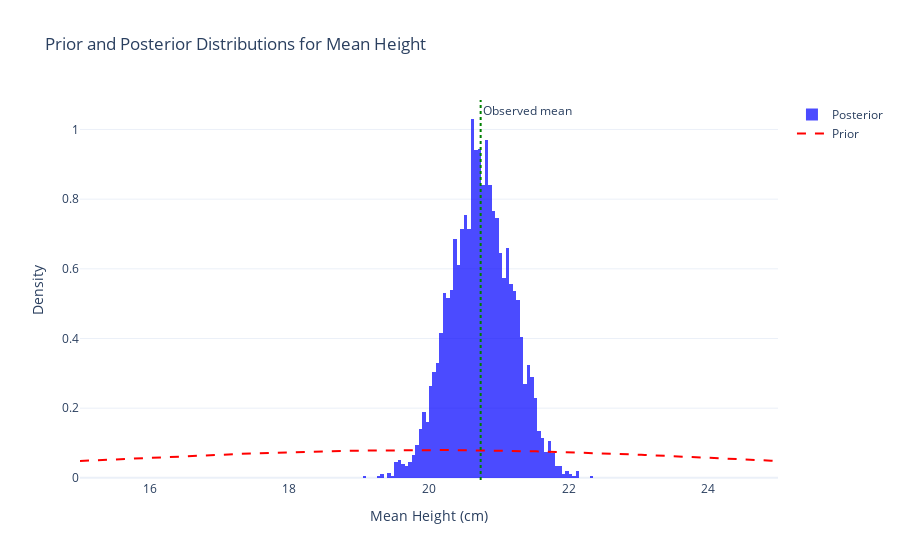

Write notebook code for a chart like this one.
### Markdown cell above
Let's visualize what happened. We started with a prior belief (mean around 20, quite uncertain), observed data, and PyMC combined them to give us a posterior distribution:

### Code cell
# Extract posterior samples
posterior_samples = trace.posterior['mu'].values.flatten()

# Create figure
fig = go.Figure()

# Plot posterior distribution
fig.add_trace(go.Histogram(
    x=posterior_samples,
    histnorm='probability density',
    name='Posterior',
    opacity=0.7,
    marker_color='blue'
))

# Add prior distribution for comparison
x_range = np.linspace(15, 25, 200)
prior_density = stats.norm.pdf(x_range, 20, 5)
fig.add_trace(go.Scatter(
    x=x_range,
    y=prior_density,
    mode='lines',
    name='Prior',
    line=dict(color='red', width=2, dash='dash')
))

# Mark the observed mean
fig.add_vline(x=plant_heights.mean(), line_dash="dot", 
              line_color="green",
              annotation_text="Observed mean")

fig.update_layout(
    title='Prior and Posterior Distributions for Mean Height',
    xaxis_title='Mean Height (cm)',
    yaxis_title='Density',
    showlegend=True
)

fig.show()

### Figure 1 — Plotly figure (JSON) as saved in the notebook; plotly's stock layout.template omitted (floating-point values rounded to 4 significant figures; data arrays with more than 128 entries replaced by an {"elided": "..."} marker saying what was removed)
{"data": [{"histnorm": "probability density", "marker": {"color": "blue"}, "name": "Posterior", "opacity": 0.7, "type": "histogram", "x": {"elided": "4000 float values"}}, {"line": {"color": "red", "dash": "dash", "width": 2}, "mode": "lines", "name": "Prior", "type": "scatter", "x": {"elided": "200 float values"}, "y": {"elided": "200 float values"}}], "layout": {"annotations": [{"showarrow": false, "text": "Observed mean", "x": 20.74, "xanchor": "left", "xref": "x", "y": 1, "yanchor": "top", "yref": "y domain"}], "shapes": [{"line": {"color": "green", "dash": "dot"}, "type": "line", "x0": 20.74, "x1": 20.74, "xref": "x", "y0": 0, "y1": 1, "yref": "y domain"}], "showlegend": true, "title": {"text": "Prior and Posterior Distributions for Mean Height"}, "xaxis": {"title": {"text": "Mean Height (cm)"}}, "yaxis": {"title": {"text": "Density"}}}}
